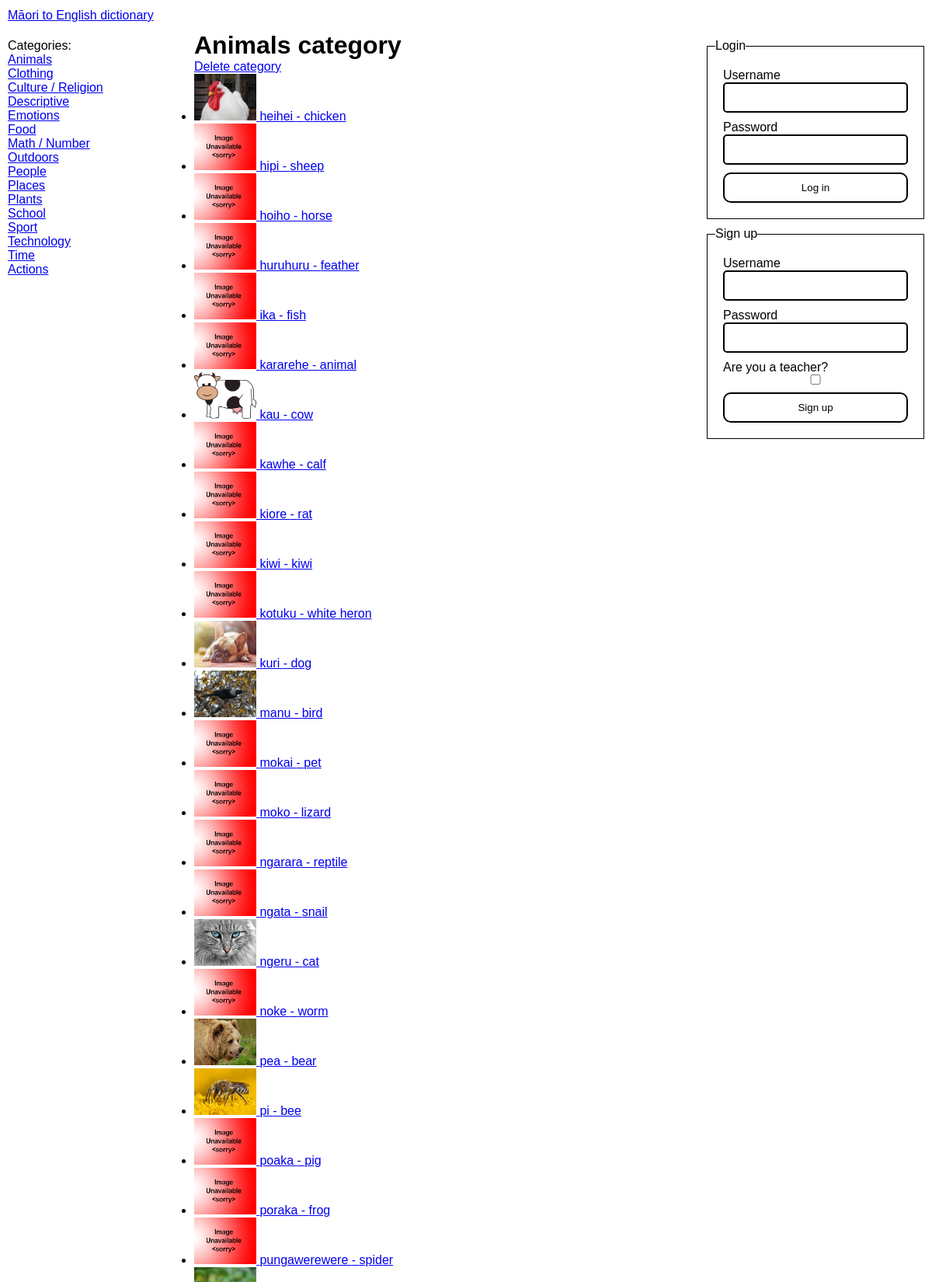
Screenshot of /categories/1 (upper part) with the database file from the repository.
### tables this page shows
CREATE TABLE "Categories" (
	"ID"	INTEGER NOT NULL UNIQUE,
	"EnglishName"	TEXT NOT NULL,
	PRIMARY KEY("ID" AUTOINCREMENT)
) STRICT;

CREATE TABLE "Words" (
	"ID"	INTEGER NOT NULL UNIQUE,
	"MaoriSpelling"	TEXT NOT NULL,
	"EnglishSpelling"	TEXT NOT NULL,
	"EnglishDefinition"	TEXT NOT NULL,
	"YearLevelFirstEncountered"	INTEGER NOT NULL,
	"ImageFilename"	TEXT,
	"CreatedBy"	INTEGER NOT NULL,
	"CreatedAt"	INTEGER NOT NULL,
	"LastModifiedBy"	INTEGER,
	"LastModifiedAt"	INTEGER,
	"CategoryID"	INTEGER NOT NULL,
	PRIMARY KEY("ID" AUTOINCREMENT),
	FOREIGN KEY("CategoryID") REFERENCES "Categories"("ID"),
	FOREIGN KEY("CreatedBy") REFERENCES "Users"("ID"),
	FOREIGN KEY("LastModifiedAt") REFERENCES "Users"("ID")
) STRICT;

### app.py (the view)
@server.route("/categories/<id>", methods=["GET"])
def category_page(id):
    category = None
    for _category in g.categories:
        if str(_category["ID"]) == id:
            category = _category
    if category == None:
        abort(404)
    category_words_query = "SELECT * FROM Words WHERE CategoryID = ?"
    g.cursor.execute(category_words_query, [category["ID"]])
    category_words = g.cursor.fetchall()
    return render_template(
        "pages/specific_category.jinja", category=category, words=category_words
    )

### app.py (called while the page is built, shortened)
def db_dict_factory(cursor, row):
    d = {}
    for idx, col in enumerate(cursor.description):
        d[col[0]] = row[idx]
    return d

def get_db() -> sqlite3.Connection:
    db_connection = sqlite3.connect("dictionary.db")
    db_connection.row_factory = db_dict_factory
    return db_connection

def get_user():
    return False

@server.before_request
def before_request():
    g.db = get_db()
    g.cursor = g.db.cursor()
    g.user = get_user()
    categories_query = "SELECT ID, EnglishName from Categories"
    g.cursor.execute(categories_query)
    categories = g.cursor.fetchall()
    g.categories = categories

@server.teardown_request
def teardown_request(error):
    g.db.close()

@server.context_processor
def context_processor():
    return {"categories": g.categories, "user": g.user}

### templates/pages/specific_category.jinja (shortened to what this page needs)
{% extends "base.jinja" %}
{% set title = category.EnglishName %}
{% block main %}
    <h1>{{ category.EnglishName }} category</h1>
    <a data-confirm
       href="{{ url_for('delete_category_action', id=category.ID) }}">Delete category</a>
    {{ components.WordList(words) }}
{% endblock main %}

### templates/base.jinja (shortened to what this page needs)
{% import 'components.jinja' as components with context %}
<!DOCTYPE html>
<html lang="en">
    <head>
        <link href="{{ url_for('static', filename='style.css') }}" rel="stylesheet" />
    </head>
    <body>
        <header>
            <a href="{{ url_for('home_page') }}" id="site-title">Māori to English dictionary</a>
        </header>
        <section id="categories-container">
            <nav id="categories">
                Categories:
                <ul>
                    {% for category in categories %}
                        <li>
                            <a href="{{ url_for('category_page', id=category.ID) }}">{{ category.EnglishName }}</a>
                        </li>
                    {% endfor %}
                </ul>
            </nav>
        </section>
        <main id="content">
            {% block main %}
            {% endblock main %}
        </main>
        <section id="auth-container">
            <div id="auth">
                {% if user == false %}
                    <fieldset form="login">
                        <legend>Login</legend>
                        <form action="{{ url_for('handle_log_in') }}" id="login" method="post">
                            {{ components.TextField("log-in-username", "Username") }}
                            {{ components.TextField("log-in-password", "Password", type="password") }}
                            <button type="submit">Log in</button>
                        </form>
                    </fieldset>
                    <fieldset form="sign-up">
                        <legend>Sign up</legend>
                        <form action="{{ url_for('handle_sign_up') }}" id="sign-up" method="post">
                            {{ components.TextField("sign-up-username", "Username") }}
                            {{ components.TextField("sign-up-password", "Password", type="password") }}
                            <label for="is-teacher">
                                Are you a teacher?
                                <input type="checkbox" name="is-teacher" id="is-teacher" />
                            </label>
                            <button type="submit">Sign up</button>
                        </form>
                    </fieldset>
                {% endif %}
            </div>
        </section>
</body>
</html>

### templates/components.jinja (shortened to what this page needs)
{% macro WordImage(word, small=False) %}
    {% set multiplier = 80 %}
    {% if small %}
        {% set multiplier = 20 %}
    {% endif %}
    {% if word.ImageFilename != none %}
        <img class="word-image"
             src="{{ url_for('static', filename='images/'+word.ImageFilename) }}"
             alt="An image of {{ word.EnglishSpelling }}"
             title="An image of {{ word.EnglishSpelling }}"
             width="{{ 4*multiplier }}"
             height="{{ 3*multiplier }}" />
    {% else %}
        <img class="word-image"
             src="{{ url_for('static', filename='images/noimage.png') }}"
             alt="A placeholder image"
             title="A placeholder image"
             width="{{ 4*multiplier }}"
             height="{{ 3*multiplier }}" />
    {% endif %}
{% endmacro %}
{% macro WordLink(word) %}
    <a href="{{ url_for('word_page', id=word.ID) }}">
    {{ WordImage(word, small=True) }} <span>{{ word.MaoriSpelling }} - {{ word.EnglishSpelling }}</span></a>
{% endmacro %}
{% macro WordList(words) %}
    {% if user != false  and user.teacher %}
        <table>
            <thead>
                <tr>
                    <th>Word</th>
                    <th>Actions</th>
                </tr>
            </thead>
            <tbody>
                {% for word in words %}
                    <tr>
                        <td>{{ WordLink(word) }}</td>
                        <td>
                            <a data-confirm href="{{ url_for('delete_word_action', id=word.ID) }}">Delete</a>
                        </td>
                    </tr>
                {% endfor %}
            </tbody>
        </table>
    {% else %}
        <ul>
            {% for word in words %}<li>{{ WordLink(word) }}</li>{% endfor %}
        </ul>
    {% endif %}
{% endmacro %}
{% macro TextField(name, label, prefix=None, textarea=False, required=True) %}
    <label for="{{ name }}">
        {{ label }}
        {% if textarea==false %}
            <div class="input-wrapper">
            {% endif %}
            {% if textarea %}
                <textarea {% else %} <input {% endif %} name="{{ name }}" id="{{ name }}" {% if required %}required{% endif %} {% for arg in kwargs %}{{ arg+'="'+kwargs[arg]+'"' }}{% endfor %}  {% if textarea %}></textarea>
            {% else %}
                />
            </div>
        {% endif %}
    </label>
{% endmacro %}

### static/style.css (style rules this page uses)
* { box-sizing: border-box; margin: 0; padding: 0; border: 0; font-family: sans-serif; }
:root { --navbar-height: 40px; --footer-height: 40px; --categories-width: 250px; --auth-width: 300px; --footer-x-padding: 10px; --header-x-padding: 10px; --categories-padding: 10px; --auth-padding: 10px; color-scheme: light; --accent: red; --accent-contrast: black; }
html, body { background-color: white; color: black; }
body { display: grid; min-height: 100vh; grid-template-columns: auto; grid-template-rows: var(--navbar-height) 1fr auto auto var(--footer-height); grid-template-areas: "header" "main" "categories" "auth" "footer"; }
#categories-container { grid-area: categories; }
#categories { padding: var(--categories-padding); }
#categories ul { list-style-type: none; }
#auth-container { grid-area: auth; }
#auth { padding: var(--auth-padding); display: flex; flex-direction: column; gap: var(--auth-padding); }
@media screen and (min-width: 800px) { body { grid-template-columns: var(--categories-width) auto var(--auth-width); grid-template-rows: var(--navbar-height) auto var(--footer-height); grid-template-areas: "header header header" "categories main auth" "footer footer footer"; } }
@media screen and (min-width: 800px) { #categories { position: sticky; top: 0; } }
@media screen and (min-width: 800px) { #auth { position: sticky; top: 0; } }
header { grid-area: header; grid-column: 1/-1; display: flex; align-items: center; padding-left: var(--header-x-padding); padding-right: var(--header-x-padding); }
main { grid-area: main; }
fieldset { border: 1px solid black; }
form, fieldset { display: flex; flex-direction: column; padding: 10px; gap: 10px; }
label { display: flex; flex-direction: column; }
form :is(button, input, select, textarea) { padding: 10px; padding-left: 15px; padding-right: 15px; display: block; border-radius: 5px; width: 100%; background-color: white; }
form :is(button, .input-wrapper, select, textarea) { border: 2px solid black; border-radius: 5px; width: 100%; color: black; }
label { color: black; }
form :is(button, select, textarea):focus, form .input-wrapper:focus-within { border-color: var(--accent); outline: none; }
form .input-wrapper { padding: 0px; display: flex; align-items: center; }
form input { padding: 10px; }
form button[type="submit"] { padding: 10px; padding-left: 15px; padding-right: 15px; border-radius: 10px; }
form label:has(input[type="checkbox"]) { color: black; }

### rows the page displays
Categories: EnglishName "Animals"
Categories: EnglishName "Clothing"
Categories: EnglishName "Culture / Religion"
Categories: EnglishName "Descriptive"
Categories: EnglishName "Emotions"
Categories: EnglishName "Food"
Categories: EnglishName "Math / Number"
Categories: EnglishName "Outdoors"
Categories: EnglishName "People"
Categories: EnglishName "Places"
Categories: EnglishName "Plants"
Categories: EnglishName "School"
Categories: EnglishName "Sport"
Categories: EnglishName "Technology"
Categories: EnglishName "Time"
Categories: EnglishName "Actions"
Words: ImageFilename+EnglishSpelling (picture), MaoriSpelling "heihei", EnglishSpelling "chicken"
Words: MaoriSpelling "hipi", EnglishSpelling "sheep"
Words: MaoriSpelling "hoiho", EnglishSpelling "horse"
Words: MaoriSpelling "huruhuru", EnglishSpelling "feather"
Words: MaoriSpelling "ika", EnglishSpelling "fish"
Words: MaoriSpelling "kararehe", EnglishSpelling "animal"
Words: ImageFilename (picture), MaoriSpelling "kau", EnglishSpelling "cow"
Words: MaoriSpelling "kawhe", EnglishSpelling "calf"
Words: MaoriSpelling "kiore", EnglishSpelling "rat"
Words: MaoriSpelling "kiwi", EnglishSpelling "kiwi"
Words: MaoriSpelling "kotuku", EnglishSpelling "white heron"
Words: ImageFilename (picture), MaoriSpelling "kuri", EnglishSpelling "dog"
Words: ImageFilename+EnglishSpelling (picture), MaoriSpelling "manu", EnglishSpelling "bird"
Words: MaoriSpelling "mokai", EnglishSpelling "pet"
Words: MaoriSpelling "moko", EnglishSpelling "lizard"
Words: MaoriSpelling "ngarara", EnglishSpelling "reptile"
Words: MaoriSpelling "ngata", EnglishSpelling "snail"
Words: ImageFilename (picture), MaoriSpelling "ngeru", EnglishSpelling "cat"
Words: MaoriSpelling "noke", EnglishSpelling "worm"
Words: ImageFilename+EnglishSpelling (picture), MaoriSpelling "pea", EnglishSpelling "bear"
Words: ImageFilename (picture), MaoriSpelling "pi", EnglishSpelling "bee"
Words: MaoriSpelling "poaka", EnglishSpelling "pig"
Words: MaoriSpelling "poraka", EnglishSpelling "frog"
Words: MaoriSpelling "pungawerewere", EnglishSpelling "spider"
Words: ImageFilename+EnglishSpelling (picture)

### other values shown
{{ label }} "Username Password Username Password"
